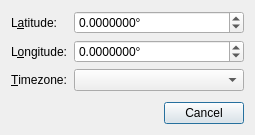
<?xml version="1.0" encoding="UTF-8"?>
<ui version="4.0">
 <class>GSInfoDialog</class>
 <widget class="QDialog" name="GSInfoDialog">
  <property name="geometry">
   <rect>
    <x>0</x>
    <y>0</y>
    <width>255</width>
    <height>135</height>
   </rect>
  </property>
  <property name="windowTitle">
   <string>Set Ground Station info</string>
  </property>
  <layout class="QVBoxLayout" name="verticalLayout">
   <item>
    <layout class="QFormLayout" name="formLayout">
     <item row="0" column="0">
      <widget class="QLabel" name="label">
       <property name="text">
        <string>L&amp;atitude:</string>
       </property>
       <property name="buddy">
        <cstring>latitudeComboBox</cstring>
       </property>
      </widget>
     </item>
     <item row="0" column="1">
      <widget class="QDoubleSpinBox" name="latitudeComboBox">
       <property name="accelerated">
        <bool>true</bool>
       </property>
       <property name="suffix">
        <string>°</string>
       </property>
       <property name="decimals">
        <number>7</number>
       </property>
       <property name="minimum">
        <double>-90.000000000000000</double>
       </property>
       <property name="maximum">
        <double>90.000000000000000</double>
       </property>
       <property name="singleStep">
        <double>0.010000000000000</double>
       </property>
      </widget>
     </item>
     <item row="1" column="0">
      <widget class="QLabel" name="label_2">
       <property name="text">
        <string>L&amp;ongitude:</string>
       </property>
       <property name="buddy">
        <cstring>longitudeComboBox</cstring>
       </property>
      </widget>
     </item>
     <item row="1" column="1">
      <widget class="QDoubleSpinBox" name="longitudeComboBox">
       <property name="accelerated">
        <bool>true</bool>
       </property>
       <property name="suffix">
        <string>°</string>
       </property>
       <property name="decimals">
        <number>7</number>
       </property>
       <property name="minimum">
        <double>-180.000000000000000</double>
       </property>
       <property name="maximum">
        <double>180.000000000000000</double>
       </property>
       <property name="singleStep">
        <double>0.010000000000000</double>
       </property>
      </widget>
     </item>
     <item row="2" column="0">
      <widget class="QLabel" name="label_3">
       <property name="text">
        <string>&amp;Timezone:</string>
       </property>
       <property name="buddy">
        <cstring>timezoneComboBox</cstring>
       </property>
      </widget>
     </item>
     <item row="2" column="1">
      <widget class="QComboBox" name="timezoneComboBox"/>
     </item>
    </layout>
   </item>
   <item>
    <widget class="QDialogButtonBox" name="buttonBox">
     <property name="orientation">
      <enum>Qt::Horizontal</enum>
     </property>
     <property name="standardButtons">
      <set>QDialogButtonBox::Cancel</set>
     </property>
    </widget>
   </item>
  </layout>
 </widget>
 <resources/>
 <connections>
  <connection>
   <sender>buttonBox</sender>
   <signal>accepted()</signal>
   <receiver>GSInfoDialog</receiver>
   <slot>accept()</slot>
   <hints>
    <hint type="sourcelabel">
     <x>248</x>
     <y>254</y>
    </hint>
    <hint type="destinationlabel">
     <x>157</x>
     <y>274</y>
    </hint>
   </hints>
  </connection>
  <connection>
   <sender>buttonBox</sender>
   <signal>rejected()</signal>
   <receiver>GSInfoDialog</receiver>
   <slot>reject()</slot>
   <hints>
    <hint type="sourcelabel">
     <x>316</x>
     <y>260</y>
    </hint>
    <hint type="destinationlabel">
     <x>286</x>
     <y>274</y>
    </hint>
   </hints>
  </connection>
 </connections>
</ui>
